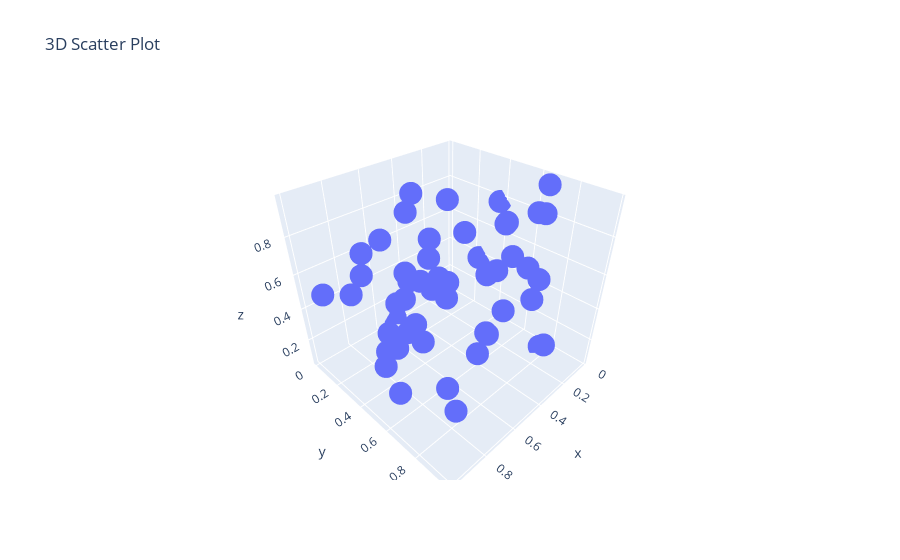

The cell this chart's notebook holds for it:
### Code cell
# 13. Create a 3D scatter plot using Plotly.
import plotly.express as px
import pandas as pd
import numpy as np
df = pd.DataFrame({
   'x': np.random.rand(50),
   'y': np.random.rand(50),
   'z': np.random.rand(50)
})
fig = px.scatter_3d(df, x='x', y='y', z='z', title='3D Scatter Plot')
fig.show()
